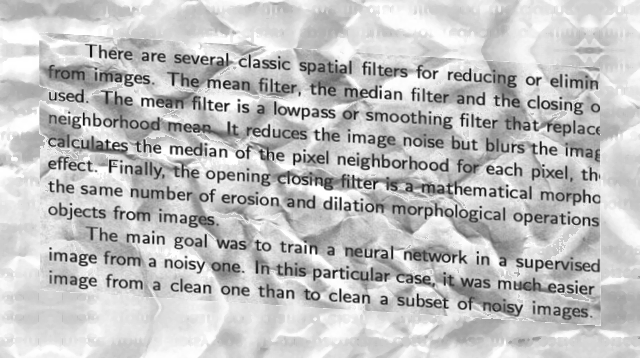
#> input picture 01-DocumentCleanup/noisy_data/0048.png, 640 x 358 px; its folder holds only this picture in this run
$ python clean_images.py
#> lines starting #> are read from the running program, lines starting #| are printed output that depends on the picture; after the words box and inside, x2 and y2 are one past the last pixel; in counts of white or black regions, pixels touching at a corner belong together
import cv2
import numpy as np
import glob
import itertools

#Function used to load all images.
def getFilenames(exts):
    fnames = [glob.glob(ext) for ext in exts]
    fnames = list(itertools.chain.from_iterable(fnames))
    return fnames

def rotate_image(image):
	#convert the image to grayscale.
	gray = cv2.cvtColor(image, cv2.COLOR_BGR2GRAY)
	gray = cv2.bitwise_not(gray)

	# Binarize the image etting all foreground pixels to
	# 255 and all background pixels to 0
	thresh = cv2.threshold(gray, 0, 255,
		cv2.THRESH_BINARY | cv2.THRESH_OTSU)[1]

	# Get the pixels that are greater than 0
	coords = np.column_stack(np.where(thresh > 0))
	angle = cv2.minAreaRect(coords)[-1]

	# rotate the image in order to make it horizontal
	if angle < -45:
		angle = -(90 + angle)
	else:
		angle = -angle

	# Now that I have the angle I should rotate, I perform the rotation.
	#I find the center of the picture and rotate it.
	(h, w) = image.shape[:2]
	center = (w // 2, h // 2)
	M = cv2.getRotationMatrix2D(center, angle, 1.0)
	rotated = cv2.warpAffine(image, M, (w, h),
		flags=cv2.INTER_CUBIC, borderMode=cv2.BORDER_REPLICATE)

	return rotated


folder1 = ["noisy_data\*.png"]
img_folder1 = getFilenames(folder1)

#I add all my images to all_images list
all_images = []
for an_image in img_folder1:
    image = cv2.imread(an_image)
#> image is the input picture: shape (358, 640, 3); min 2, max 255, mean 193.2
    all_images.append(image)

#I rotate each image
#I use `cv2.threshold` in order to get only the text
#I convert my image to white background and  black text characters
#I save my images to the newfolder called `cleaned_images`
for i in range(len(all_images)):
	image_rotated = rotate_image(all_images[i])
	thresh = cv2.threshold(image_rotated, 125, 255, cv2.THRESH_BINARY_INV)[1]
	bi_black_white = 255 - thresh
	new_str = "cleaned_images\\" + str(i) + ".png"
	cv2.imwrite(new_str,bi_black_white)
	print(i)
#> this loop made 1 pass
#> (angle in rotate_image, h in rotate_image, w in rotate_image, center in rotate_image, M in rotate_image, new_str) on pass 1: (1.24, 358, 640, (320, 179), [[1, 0.0217, -3.81], [-0.0217, 1, 6.98]], 'cleaned_images\\0.png')
#| 0
#> pass 1, in rotate_image, `gray = cv2.bitwise_not(gray)`:
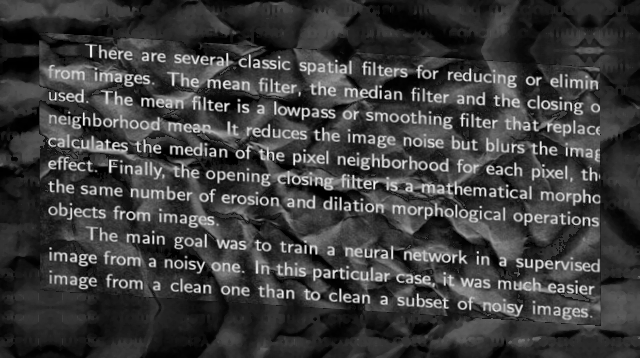
#> gray: shape (358, 640); min 0, max 253, mean 61.8
#> pass 1, in rotate_image, `thresh = cv2.threshold(gray, 0, 255, cv2.THRESH_BINARY | cv2.THRESH_OT..`:
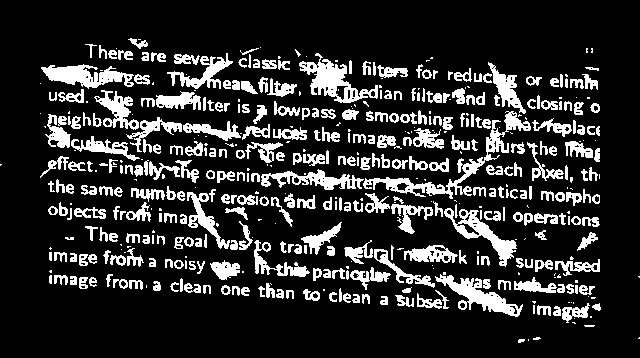
#> thresh: shape (358, 640); 17.5% white; 481 white regions (162 under 20 px), largest, box (x1, y1, x2, y2) and area: (363, 111, 531, 199) 1907, (299, 53, 378, 103) 1412, (435, 274, 523, 317) 1257
#> pass 1, in rotate_image, `rotated = cv2.warpAffine(image, M, (w, h), flags=cv2.INTER_CUBIC, bord..`:
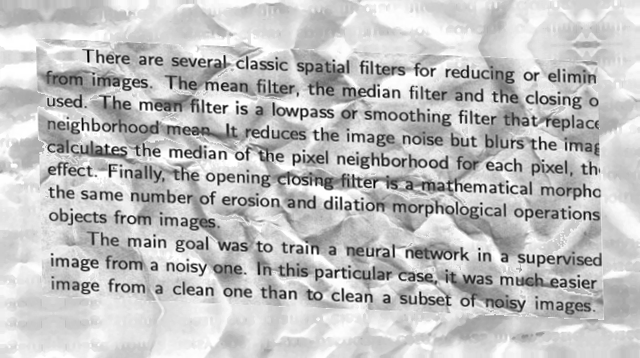
#> rotated: shape (358, 640, 3); min 0, max 255, mean 193.2

$ run again, on 01-DocumentCleanup/noisy_data/104.png
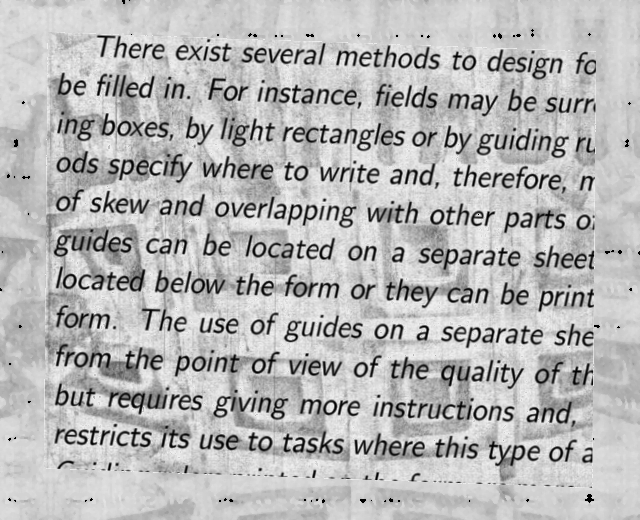
#> input picture 01-DocumentCleanup/noisy_data/104.png, 640 x 520 px
#> image is the input picture: shape (520, 640, 3); min 0, max 239, mean 183.1
#> the loop `for i in range(len(all_images)):` made 1 pass
#> (angle in rotate_image, h in rotate_image, w in rotate_image, center in rotate_image, M in rotate_image, new_str) on pass 1: (0.187, 520, 640, (320, 260), [[1, 0.00326, -0.845], [-0.00326, 1, 1.04]], 'cleaned_images\\0.png')
#> (printed output is left out)
#> pass 1, in rotate_image, `thresh = cv2.threshold(gray, 0, 255, cv2.THRESH_BINARY | cv2.THRESH_OT..`:
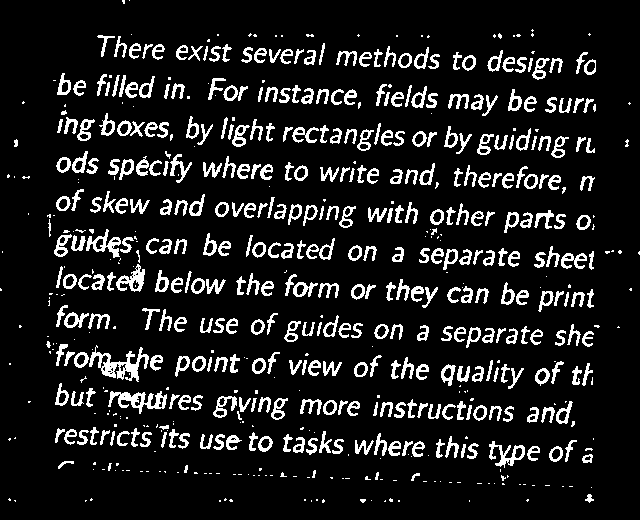
#> thresh: shape (520, 640); 11.9% white; 630 white regions (244 under 20 px), largest, box (x1, y1, x2, y2) and area: (89, 345, 149, 382) 785, (108, 391, 167, 414) 584, (86, 229, 121, 258) 371
#> pass 1, in rotate_image, `rotated = cv2.warpAffine(image, M, (w, h), flags=cv2.INTER_CUBIC, bord..`:
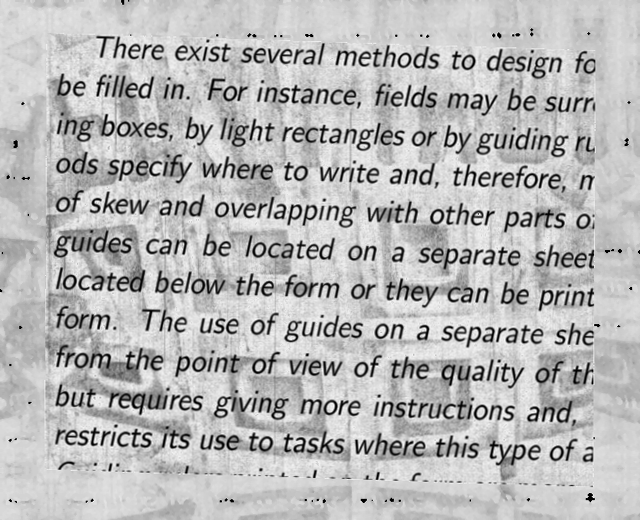
#> rotated: shape (520, 640, 3); min 0, max 255, mean 183.1

$ run again, on 01-DocumentCleanup/noisy_data/105.png
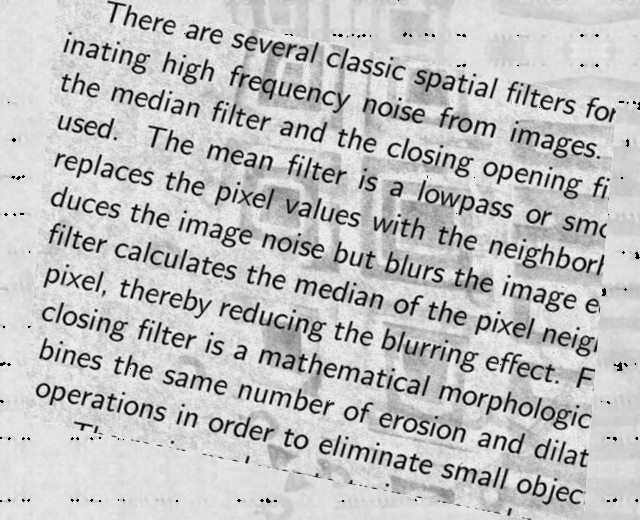
#> input picture 01-DocumentCleanup/noisy_data/105.png, 640 x 520 px
#> image is the input picture: shape (520, 640, 3); min 0, max 239, mean 193.2
#> the loop `for i in range(len(all_images)):` made 1 pass
#> (angle in rotate_image, h in rotate_image, w in rotate_image, center in rotate_image, M in rotate_image, new_str) on pass 1: (1.54, 520, 640, (320, 260), [[1, 0.0268, -6.86], [-0.0268, 1, 8.68]], 'cleaned_images\\0.png')
#> (printed output is left out)
#> pass 1, in rotate_image, `thresh = cv2.threshold(gray, 0, 255, cv2.THRESH_BINARY | cv2.THRESH_OT..`:
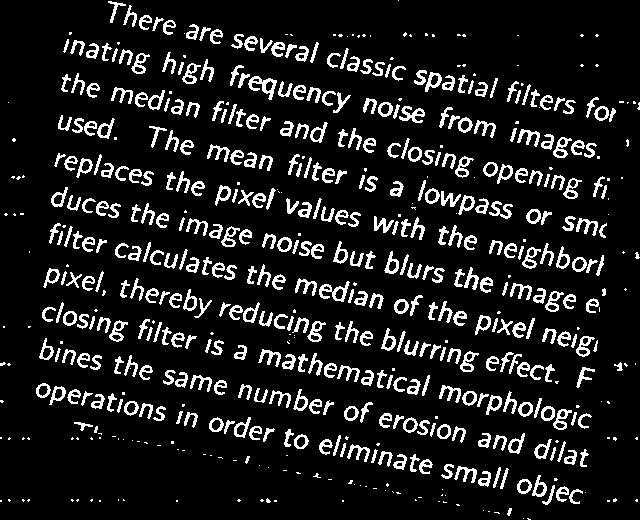
#> thresh: shape (520, 640); 11.8% white in thin lines or dots
#> pass 1, in rotate_image, `rotated = cv2.warpAffine(image, M, (w, h), flags=cv2.INTER_CUBIC, bord..`:
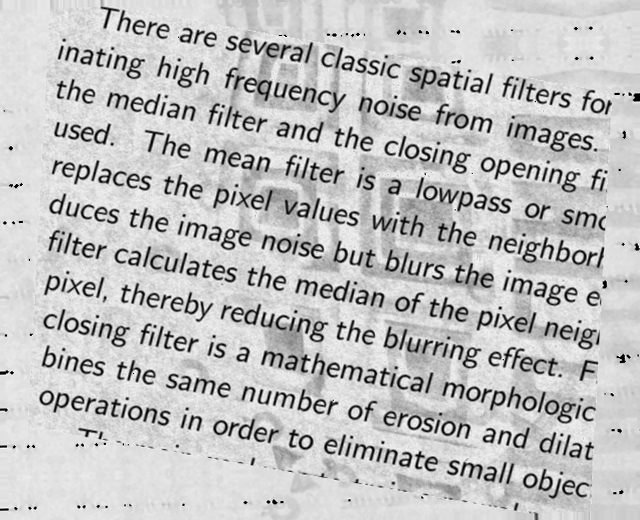
#> rotated: shape (520, 640, 3); min 0, max 255, mean 193.1

$ run again, on 01-DocumentCleanup/noisy_data/180.png
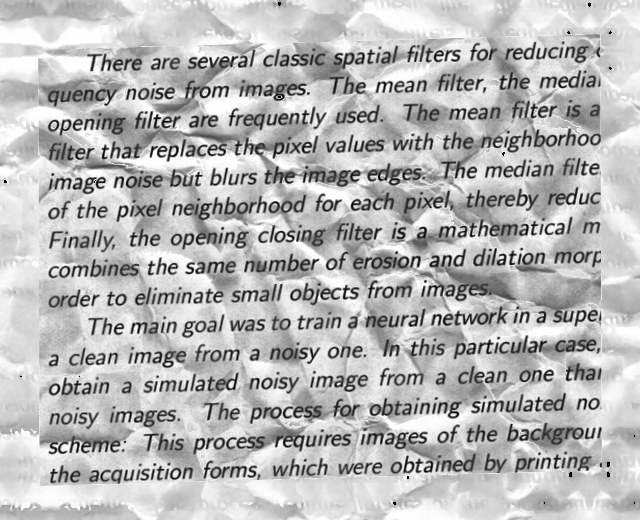
#> input picture 01-DocumentCleanup/noisy_data/180.png, 640 x 520 px
#> image is the input picture: shape (520, 640, 3); min 0, max 255, mean 184.8
#> the loop `for i in range(len(all_images)):` made 1 pass
#> (angle in rotate_image, h in rotate_image, w in rotate_image, center in rotate_image, M in rotate_image, new_str) on pass 1: (0, 520, 640, (320, 260), [[1, 0, 0], [0, 1, 0]], 'cleaned_images\\0.png')
#> (printed output is left out)
#> pass 1, in rotate_image, `thresh = cv2.threshold(gray, 0, 255, cv2.THRESH_BINARY | cv2.THRESH_OT..`:
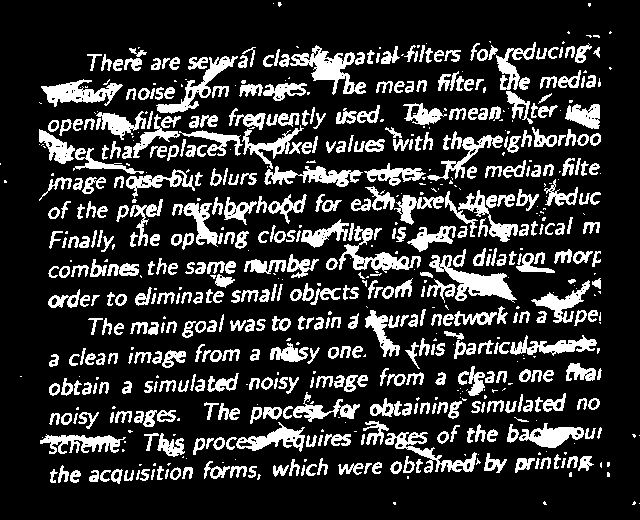
#> thresh: shape (520, 640); 19.3% white; 682 white regions (217 under 20 px), largest, box (x1, y1, x2, y2) and area: (429, 255, 517, 303) 1437, (290, 45, 366, 95) 1347, (41, 79, 123, 107) 1100
#> pass 1, `thresh = cv2.threshold(image_rotated, 125, 255, cv2.THRESH_BINARY_INV)..`:
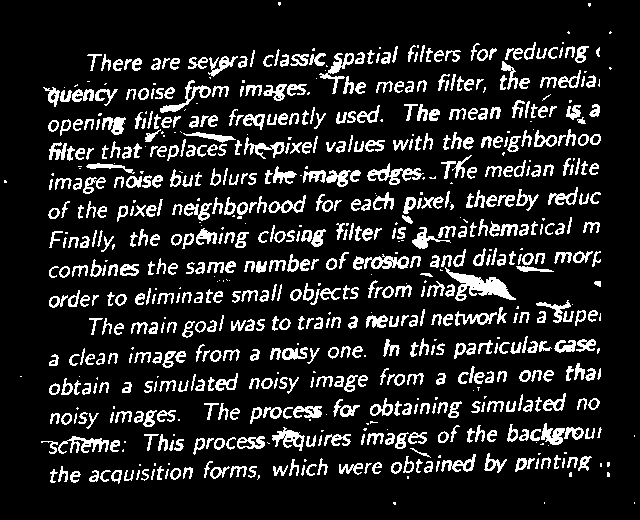
#> thresh: shape (520, 640, 3); 13.9% white in thin lines or dots

$ run again, on 01-DocumentCleanup/noisy_data/0092.png
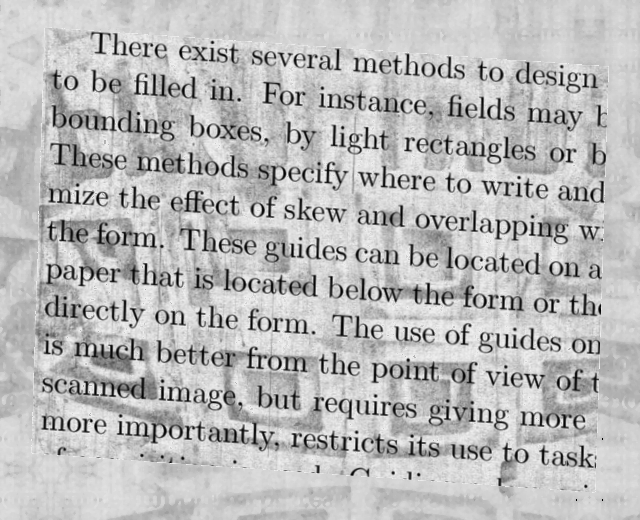
#> input picture 01-DocumentCleanup/noisy_data/0092.png, 640 x 520 px
#> image is the input picture: shape (520, 640, 3); min 0, max 239, mean 186.5
#> the loop `for i in range(len(all_images)):` made 1 pass
#> (angle in rotate_image, h in rotate_image, w in rotate_image, center in rotate_image, M in rotate_image, new_str) on pass 1: (4.03, 520, 640, (320, 260), [[0.998, 0.0702, -17.47], [-0.0702, 0.998, 23.11]], 'cleaned_images\\0.png')
#> (printed output is left out)
#> pass 1, in rotate_image, `thresh = cv2.threshold(gray, 0, 255, cv2.THRESH_BINARY | cv2.THRESH_OT..`:
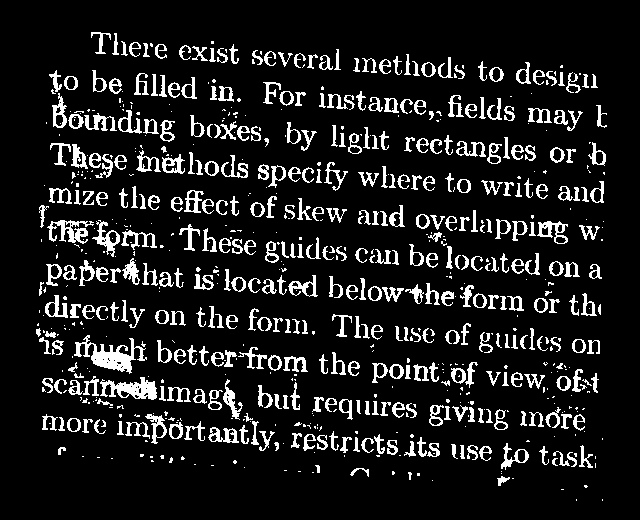
#> thresh: shape (520, 640); 11.7% white; 751 white regions (353 under 20 px), largest, box (x1, y1, x2, y2) and area: (74, 335, 147, 374) 1031, (100, 377, 157, 400) 706, (47, 220, 94, 244) 505
#> pass 1, in rotate_image, `rotated = cv2.warpAffine(image, M, (w, h), flags=cv2.INTER_CUBIC, bord..`:
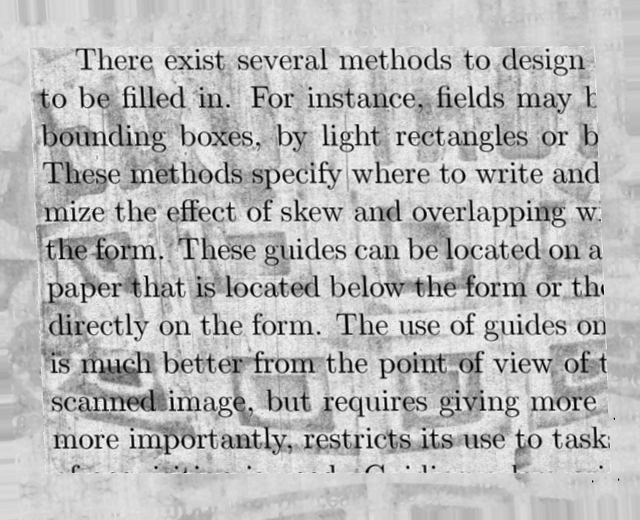
#> rotated: shape (520, 640, 3); min 0, max 255, mean 186.4
